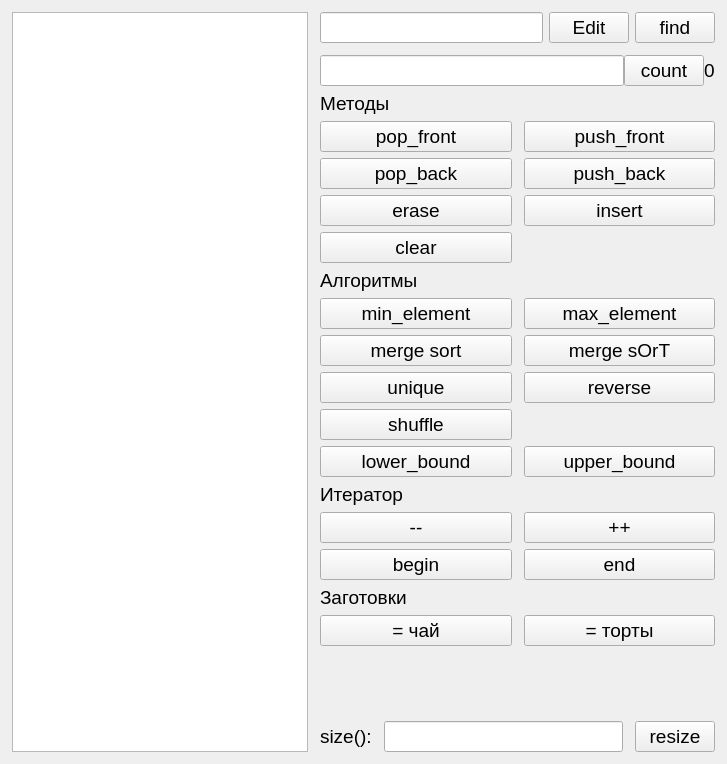
<?xml version="1.0" encoding="UTF-8"?>
<ui version="4.0">
 <class>MainWindow</class>
 <widget class="QMainWindow" name="MainWindow">
  <property name="geometry">
   <rect>
    <x>0</x>
    <y>0</y>
    <width>727</width>
    <height>764</height>
   </rect>
  </property>
  <property name="sizePolicy">
   <sizepolicy hsizetype="Preferred" vsizetype="Preferred">
    <horstretch>0</horstretch>
    <verstretch>0</verstretch>
   </sizepolicy>
  </property>
  <property name="font">
   <font>
    <pointsize>14</pointsize>
   </font>
  </property>
  <property name="windowTitle">
   <string>Калькулятор</string>
  </property>
  <widget class="QWidget" name="centralwidget">
   <layout class="QGridLayout" rowstretch="0" columnstretch="0">
    <property name="sizeConstraint">
     <enum>QLayout::SizeConstraint::SetDefaultConstraint</enum>
    </property>
    <property name="leftMargin">
     <number>12</number>
    </property>
    <property name="topMargin">
     <number>12</number>
    </property>
    <property name="rightMargin">
     <number>12</number>
    </property>
    <property name="bottomMargin">
     <number>12</number>
    </property>
    <property name="spacing">
     <number>12</number>
    </property>
    <item row="0" column="0">
     <layout class="QHBoxLayout" name="horizontalLayout" stretch="3,4">
      <item>
       <widget class="QListWidget" name="list_widget"/>
      </item>
      <item>
       <layout class="QVBoxLayout" name="verticalLayout" stretch="1,2,2,0">
        <item>
         <layout class="QHBoxLayout" name="horizontalLayout_2" stretch="3,1,0">
          <property name="spacing">
           <number>6</number>
          </property>
          <property name="topMargin">
           <number>0</number>
          </property>
          <property name="rightMargin">
           <number>0</number>
          </property>
          <item>
           <widget class="QLineEdit" name="txt_elem_content"/>
          </item>
          <item>
           <widget class="QPushButton" name="pb_edit">
            <property name="text">
             <string>Edit</string>
            </property>
           </widget>
          </item>
          <item>
           <widget class="QPushButton" name="pb_find">
            <property name="text">
             <string>find</string>
            </property>
           </widget>
          </item>
         </layout>
        </item>
        <item>
         <layout class="QGridLayout" name="gridLayout" rowstretch="2,0,0,0,0,0,0,0,0,0,0,0,0,0,0,0,0,0">
          <property name="verticalSpacing">
           <number>6</number>
          </property>
          <item row="17" column="1">
           <widget class="QPushButton" name="pb_tea">
            <property name="text">
             <string>= чай</string>
            </property>
           </widget>
          </item>
          <item row="5" column="1">
           <widget class="QPushButton" name="pb_clear">
            <property name="sizePolicy">
             <sizepolicy hsizetype="Preferred" vsizetype="Preferred">
              <horstretch>0</horstretch>
              <verstretch>0</verstretch>
             </sizepolicy>
            </property>
            <property name="text">
             <string>clear</string>
            </property>
           </widget>
          </item>
          <item row="17" column="2">
           <widget class="QPushButton" name="pb_cakes">
            <property name="text">
             <string>= торты</string>
            </property>
           </widget>
          </item>
          <item row="13" column="2">
           <widget class="QPushButton" name="pb_iter_increase">
            <property name="text">
             <string>++</string>
            </property>
           </widget>
          </item>
          <item row="7" column="1">
           <widget class="QPushButton" name="pb_min_element">
            <property name="text">
             <string>min_element</string>
            </property>
           </widget>
          </item>
          <item row="14" column="1">
           <widget class="QPushButton" name="pb_iter_begin">
            <property name="text">
             <string>begin</string>
            </property>
           </widget>
          </item>
          <item row="13" column="1">
           <widget class="QPushButton" name="pb_inter_decrease">
            <property name="text">
             <string>--</string>
            </property>
           </widget>
          </item>
          <item row="7" column="2">
           <widget class="QPushButton" name="pb_max_element">
            <property name="text">
             <string>max_element</string>
            </property>
           </widget>
          </item>
          <item row="16" column="1" colspan="2">
           <widget class="QLabel" name="ldl_workpieces">
            <property name="text">
             <string>Заготовки</string>
            </property>
           </widget>
          </item>
          <item row="8" column="1">
           <widget class="QPushButton" name="pb_sort">
            <property name="text">
             <string>merge sort</string>
            </property>
           </widget>
          </item>
          <item row="14" column="2">
           <widget class="QPushButton" name="pb_iter_end">
            <property name="text">
             <string>end</string>
            </property>
           </widget>
          </item>
          <item row="3" column="1">
           <widget class="QPushButton" name="pb_pop_back">
            <property name="enabled">
             <bool>true</bool>
            </property>
            <property name="sizePolicy">
             <sizepolicy hsizetype="Preferred" vsizetype="Preferred">
              <horstretch>0</horstretch>
              <verstretch>0</verstretch>
             </sizepolicy>
            </property>
            <property name="text">
             <string>pop_back</string>
            </property>
           </widget>
          </item>
          <item row="6" column="1" colspan="2">
           <widget class="QLabel" name="lbl_algoriphm">
            <property name="text">
             <string>Алгоритмы</string>
            </property>
           </widget>
          </item>
          <item row="1" column="1" colspan="2">
           <widget class="QLabel" name="lbl_method">
            <property name="text">
             <string>Методы</string>
            </property>
           </widget>
          </item>
          <item row="10" column="1">
           <widget class="QPushButton" name="pb_shuffle">
            <property name="text">
             <string>shuffle</string>
            </property>
           </widget>
          </item>
          <item row="9" column="1">
           <widget class="QPushButton" name="pb_unique">
            <property name="text">
             <string>unique</string>
            </property>
           </widget>
          </item>
          <item row="8" column="2">
           <widget class="QPushButton" name="pb_sort_r">
            <property name="text">
             <string>merge sOrT</string>
            </property>
           </widget>
          </item>
          <item row="4" column="1">
           <widget class="QPushButton" name="pb_erase">
            <property name="sizePolicy">
             <sizepolicy hsizetype="Preferred" vsizetype="Preferred">
              <horstretch>0</horstretch>
              <verstretch>0</verstretch>
             </sizepolicy>
            </property>
            <property name="text">
             <string>erase</string>
            </property>
           </widget>
          </item>
          <item row="4" column="2">
           <widget class="QPushButton" name="pb_insert">
            <property name="sizePolicy">
             <sizepolicy hsizetype="Preferred" vsizetype="Preferred">
              <horstretch>0</horstretch>
              <verstretch>0</verstretch>
             </sizepolicy>
            </property>
            <property name="text">
             <string>insert</string>
            </property>
           </widget>
          </item>
          <item row="3" column="2">
           <widget class="QPushButton" name="pb_push_back">
            <property name="sizePolicy">
             <sizepolicy hsizetype="Preferred" vsizetype="Preferred">
              <horstretch>0</horstretch>
              <verstretch>0</verstretch>
             </sizepolicy>
            </property>
            <property name="text">
             <string>push_back</string>
            </property>
           </widget>
          </item>
          <item row="12" column="1">
           <widget class="QLabel" name="lbl_iterator">
            <property name="text">
             <string>Итератор</string>
            </property>
           </widget>
          </item>
          <item row="0" column="1" colspan="2">
           <layout class="QHBoxLayout" name="horizontalLayout_5">
            <item>
             <widget class="QLineEdit" name="le_count"/>
            </item>
            <item>
             <widget class="QPushButton" name="pb_count">
              <property name="text">
               <string>count</string>
              </property>
             </widget>
            </item>
            <item>
             <widget class="QLabel" name="lbl_count">
              <property name="text">
               <string>0</string>
              </property>
             </widget>
            </item>
           </layout>
          </item>
          <item row="9" column="2">
           <widget class="QPushButton" name="pb_reverse">
            <property name="text">
             <string>reverse</string>
            </property>
           </widget>
          </item>
          <item row="11" column="1">
           <widget class="QPushButton" name="pb_lower_bound">
            <property name="text">
             <string>lower_bound</string>
            </property>
           </widget>
          </item>
          <item row="11" column="2">
           <widget class="QPushButton" name="pb_upper_bourd">
            <property name="text">
             <string>upper_bound</string>
            </property>
           </widget>
          </item>
          <item row="2" column="1">
           <widget class="QPushButton" name="pb_pop_front">
            <property name="text">
             <string>pop_front</string>
            </property>
           </widget>
          </item>
          <item row="2" column="2">
           <widget class="QPushButton" name="pb_push_front">
            <property name="text">
             <string>push_front</string>
            </property>
           </widget>
          </item>
         </layout>
        </item>
        <item>
         <spacer name="verticalSpacer">
          <property name="orientation">
           <enum>Qt::Orientation::Vertical</enum>
          </property>
          <property name="sizeHint" stdset="0">
           <size>
            <width>20</width>
            <height>40</height>
           </size>
          </property>
         </spacer>
        </item>
        <item>
         <layout class="QHBoxLayout" name="horizontalLayout_3">
          <item>
           <widget class="QLabel" name="lbl_size">
            <property name="text">
             <string>size():</string>
            </property>
           </widget>
          </item>
          <item>
           <widget class="QLineEdit" name="txt_size"/>
          </item>
          <item>
           <widget class="QPushButton" name="pb_resize">
            <property name="text">
             <string>resize</string>
            </property>
           </widget>
          </item>
         </layout>
        </item>
       </layout>
      </item>
     </layout>
    </item>
   </layout>
  </widget>
 </widget>
 <resources/>
 <connections/>
</ui>
